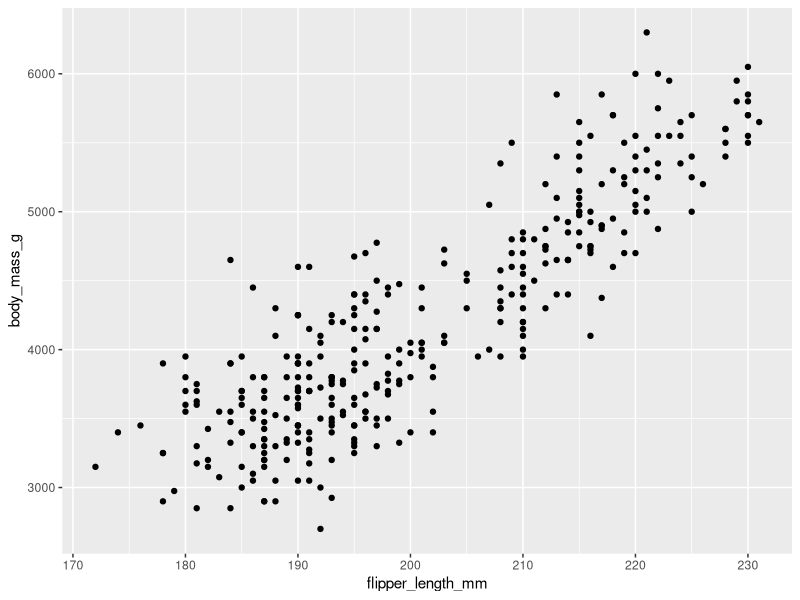
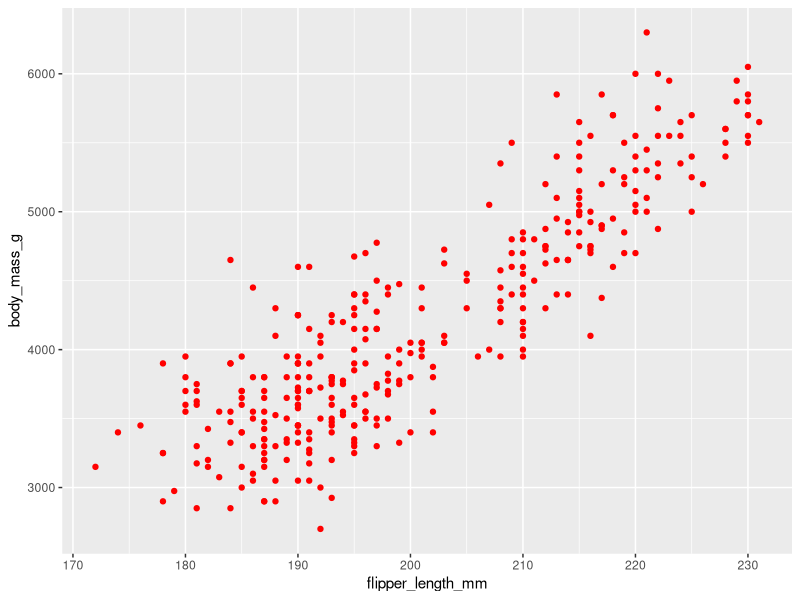
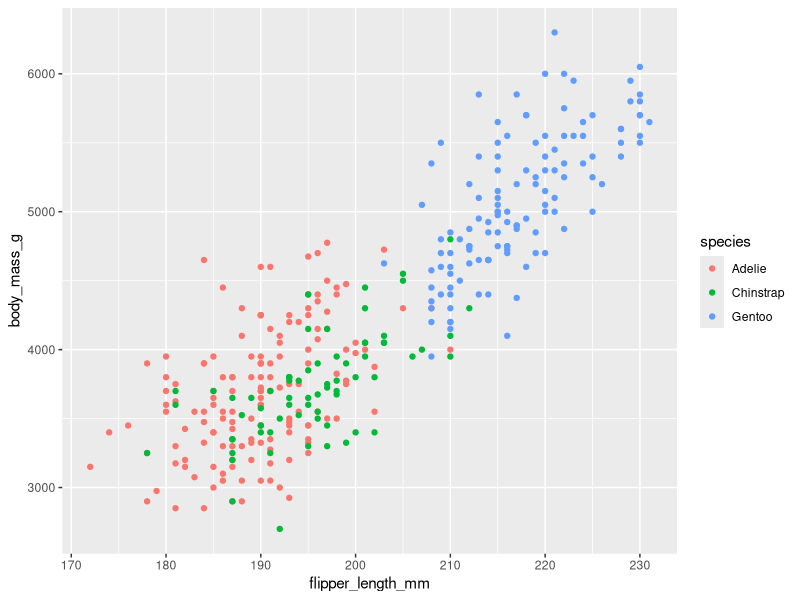
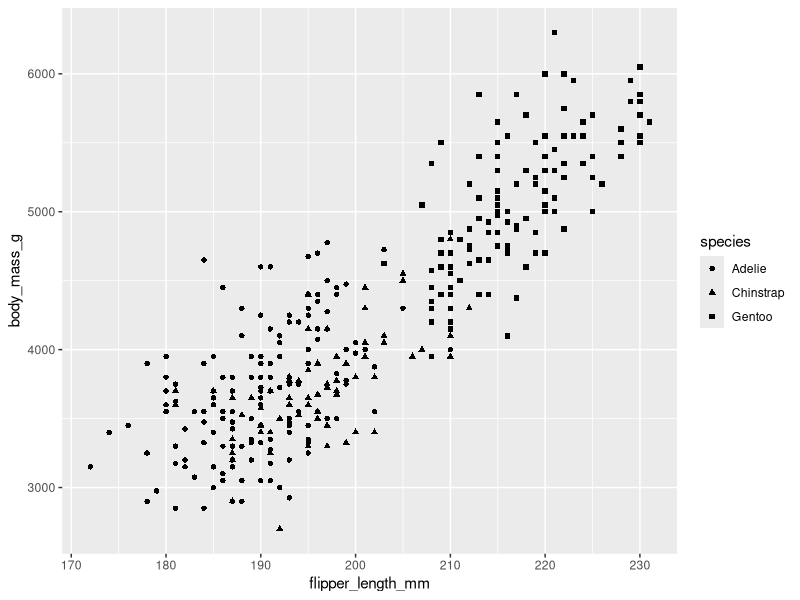
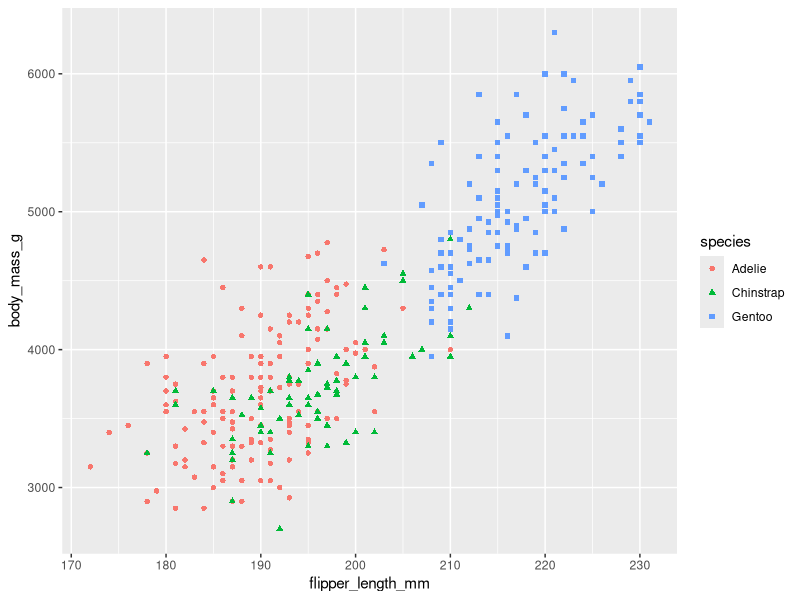
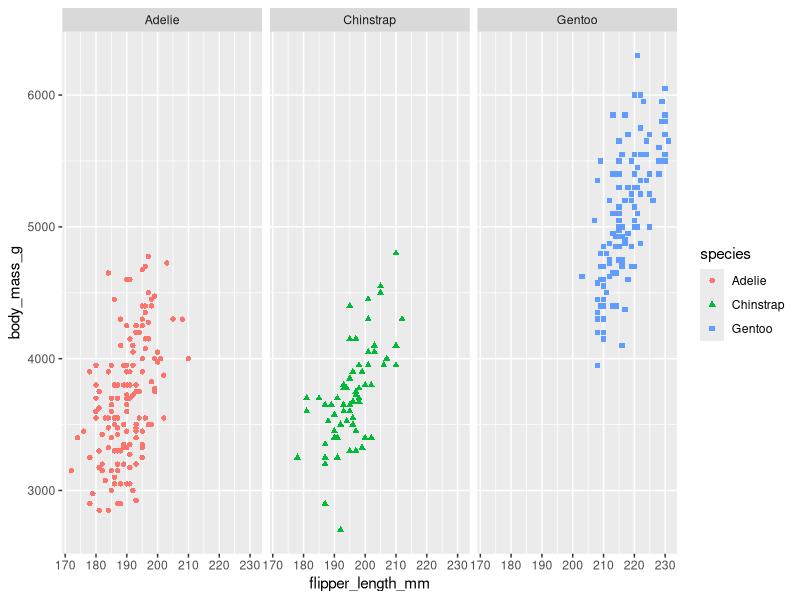
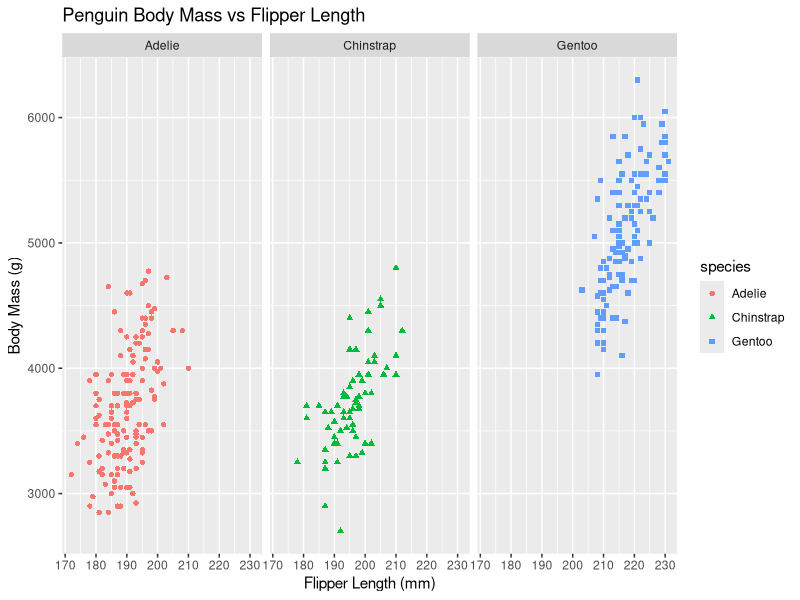

R code for these plots, in order:

r = getOption("repos")
r["CRAN"] = "http://cran.us.r-project.org"
options(repos = r)

# view data
install.packages('palmerpenguins')
library('palmerpenguins')

View(penguins)
summary(penguins)

# show data
install.packages('ggplot2')
library('ggplot2')

ggplot(data=penguins,aes(x=flipper_length_mm,y=body_mass_g)) + geom_point()

ggplot(data=penguins,aes(x=flipper_length_mm,y=body_mass_g)) + geom_point(color="red")

ggplot(data=penguins,aes(x=flipper_length_mm,y=body_mass_g)) + geom_point(aes(color=species))

ggplot(data=penguins,aes(x=flipper_length_mm,y=body_mass_g)) + geom_point(aes(shape=species))

ggplot(data=penguins,aes(x=flipper_length_mm,y=body_mass_g)) + geom_point(aes(shape=species, color=species))

ggplot(data=penguins,aes(x=flipper_length_mm,y=body_mass_g)) + geom_point(aes(shape=species, color=species)) + facet_wrap(~species)

ggplot(data=penguins,aes(x=flipper_length_mm,y=body_mass_g)) + geom_point(aes(shape=species, color=species)) + facet_wrap(~species) + labs(title="Penguin Body Mass vs Flipper Length", x="Flipper Length (mm)", y="Body Mass (g)") 


s <- "hello"
i <- 123
v <- c(1,2,3,4,5)


install.packages("tidyverse")
library(tidyverse)
library(lubridate)




